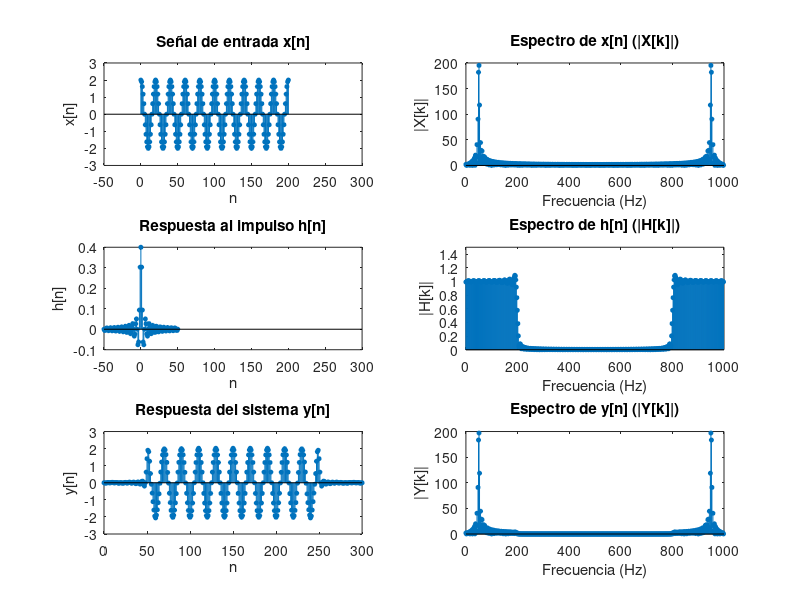

The MATLAB script that drew this image:
clc
clear
close all

% Parámetros
Fs = 1000; % Frecuencia de muestreo (Hz)
Ts = 1/Fs; % Período de muestreo (s)

% Definición de la señal analógica x(t)
t = 0:Ts:0.2; % Vector de tiempo continuo (201 muestras)
x_analog = 2*cos(2*pi*50*t) + 3*sin(2*pi*500*t); % Señal analógica x(t)

% Definición de la señal de entrada en tiempo discreto x[n]
Nx = length(t); % Número de muestras
x = 2*cos(2*pi*50*t) + 3*sin(2*pi*500*t); % Señal de entrada x[n]

% Parámetros de la respuesta al impulso h[n]
Fc = 200; % Frecuencia de corte (Hz)
Nh = 101; % Longitud de la respuesta al impulso (debe ser impar)
nh = -(Nh-1)/2:(Nh-1)/2; % Vector de tiempo para h[n]
h = 2*Fc*Ts*sinc(2*Fc*Ts*nh); % Respuesta al impulso h[n]

% Dimensión N = 2^r
N = 2^nextpow2(Nx + Nh - 1); % Dimensión final

% Cero-padding de x[n] y h[n]
x_pad = [x, zeros(1, N - Nx)];
h_pad = [h, zeros(1, N - Nh)];

% Transformadas de Fourier
X = fft(x_pad);
H = fft(h_pad);

% Convolución en el dominio de la frecuencia
Y = X .* H;

% Transformada inversa para obtener y[n]
y = ifft(Y);

% Gráficos

% Dominios de tiempo
n_x = 0:Nx-1;
n_h = -(Nh-1)/2:(Nh-1)/2;
n_y = 0:N-1;

% Dominios de frecuencia
k = 0:N-1;
f = k*Fs/N; % Vector de frecuencias en Hz

% Tamaño del marcador
marker_size = 3;

figure()

% Primer gráfico: señal de entrada x[n] en tiempo
subplot(3, 2, 1)
stem(n_x, x, 'filled', 'MarkerSize', marker_size)
title('Señal de entrada x[n]')
xlabel('n')
ylabel('x[n]')
xlim([-50, 300])

% Segundo gráfico: módulo de X[k]
subplot(3, 2, 2)
stem(f, abs(X), 'filled', 'MarkerSize', marker_size)
title('Espectro de x[n] (|X[k]|)')
xlabel('Frecuencia (Hz)')
ylabel('|X[k]|')
xlim([0, 1000])

% Tercer gráfico: respuesta al impulso h[n] en tiempo
subplot(3, 2, 3)
stem(n_h, h, 'filled', 'MarkerSize', marker_size)
title('Respuesta al impulso h[n]')
xlabel('n')
ylabel('h[n]')
xlim([-50, 300])

% Cuarto gráfico: módulo de H[k]
subplot(3, 2, 4)
stem(f, abs(H), 'filled', 'MarkerSize', marker_size)
title('Espectro de h[n] (|H[k]|)')
xlabel('Frecuencia (Hz)')
ylabel('|H[k]|')
xlim([0, 1000])
ylim([0,1.5])

% Quinto gráfico: respuesta del sistema y[n] en tiempo
subplot(3, 2, 5)
stem(n_y, y, 'filled', 'MarkerSize', marker_size)
title('Respuesta del sistema y[n]')
xlabel('n')
ylabel('y[n]')
xlim([0, 300])

% Sexto gráfico: módulo de Y[k]
subplot(3, 2, 6)
stem(f, abs(Y), 'filled', 'MarkerSize', marker_size)
title('Espectro de y[n] (|Y[k]|)')
xlabel('Frecuencia (Hz)')
ylabel('|Y[k]|')
xlim([0, Fs])
